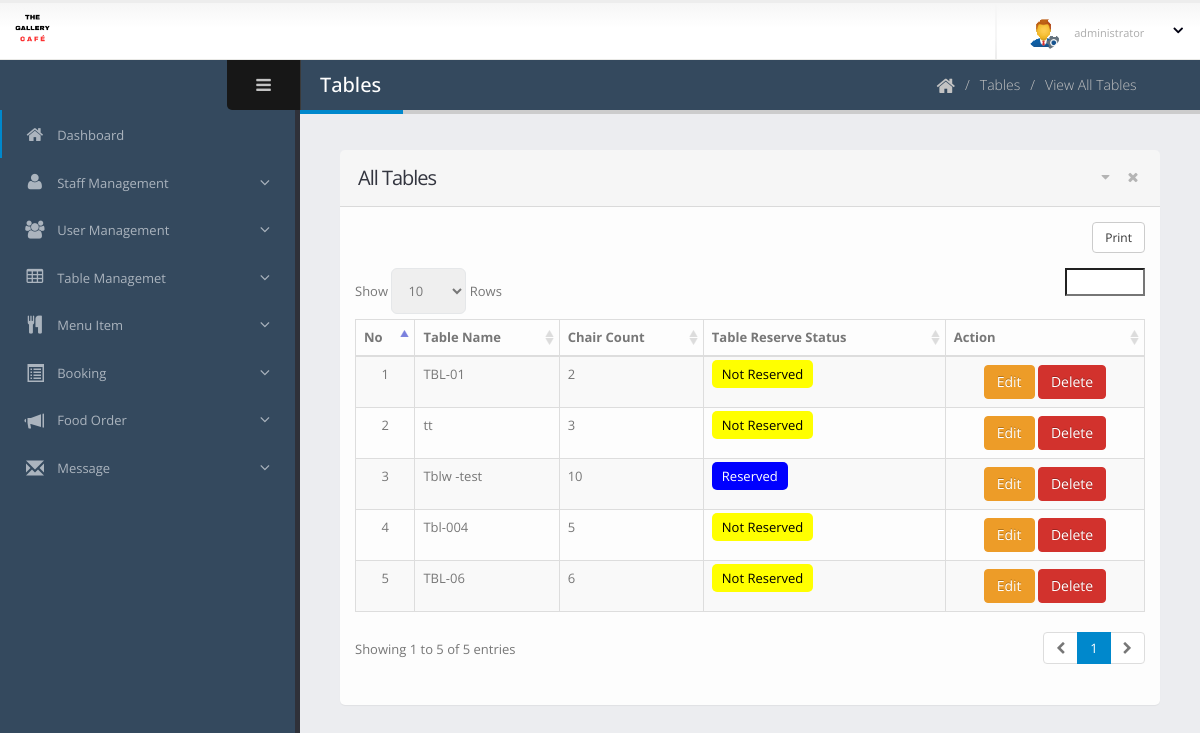
/dashboard/table-list.php (signed in), run on the app's committed database.
### tables this page shows
CREATE TABLE `restaurant_tables` (
  `id` int(11) NOT NULL,
  `table_name` varchar(100) DEFAULT NULL,
  `chair_count` int(11) NOT NULL,
  `status` int(10) NOT NULL
);

### dashboard/table-list.php (the view, shortened to what this page needs)
<?php
include 'main/header.php';
?>
<body>
    <section class="body">
        <?php include 'main/top-bar.php'; ?>
        <div class="inner-wrapper">
            <?php include 'main/left-bar.php'; ?>
            <section role="main" class="content-body">
                <header class="page-header">
                    <h2>Tables</h2>
                    <div class="right-wrapper pull-right">
                        <ol class="breadcrumbs">
                            <li>
                                <a href="index.php">
                                    <i class="fa fa-home"></i>
                                </a>
                            </li>
                            <li><span>Tables</span></li>
                            <li><span>View All Tables</span></li>
                        </ol>
                        <a class="sidebar-right-toggle" data-open="sidebar-right"></a>
                    </div>
                </header>
                <section class="panel">
                    <header class="panel-heading">
                        <div class="panel-actions">
                            <a href="#" class="fa fa-caret-down"></a>
                            <a href="#" class="fa fa-times"></a>
                        </div>
                        <h2 class="panel-title">All Tables</h2>
                    </header>
                    <div class="panel-body">
                        <table class="table table-bordered table-striped mb-none" id="datatable-tabletools"
                            data-swf-path="assets/vendor/jquery-datatables/extras/TableTools/swf/copy_csv_xls_pdf.swf">
                            <thead>
                                <tr>
                                    <th>No</th>
                                    <th>Table Name</th>
                                    <th>Chair Count</th>
                                    <th>Table Reserve Status</th>
                                    <th class="hidden-phone">Action</th>
                                </tr>
                            </thead>
                            <tbody>
                                <?php
                                $count = 1;
                                $con = connect();
                                $sql = "SELECT * FROM `restaurant_tables`;";
                                $result = $con->query($sql);
                                foreach ($result as $r) {
                                    $statusColor = '';
                                    $statusText = '';
                                    if ($r['status'] == 0) {
                                        $statusColor = 'background-color: yellow; color: black;';
                                        $statusText = 'Not Reserved';
                                    } elseif ($r['status'] == 1) {
                                        $statusColor = 'background-color: blue; color: white;';
                                        $statusText = 'Reserved';
                                    }
                                    ?>
                                    <tr class="gradeX">
                                        <td class="center hidden-phone"><?php echo $count; ?></td>
                                        <td><?php echo htmlspecialchars($r['table_name']); ?></td>
                                        <td><?php echo htmlspecialchars($r['chair_count']); ?></td>
                                        <td>
                                            <span class="status-button"
                                                  style="<?php echo $statusColor; ?> padding: 5px 10px; border-radius: 5px;"
                                                  onclick="changeStatus(<?php echo $r['id']; ?>, <?php echo $r['status']; ?>)">
                                                <?php echo htmlspecialchars($statusText); ?>
                                            </span>
                                        </td>
                                        <td class="center hidden-phone">
                                            <a href="table-edit.php?table_id=<?php echo $r['id']; ?>" class="btn btn-warning">Edit</a>
                                            <a href="table-delete.php?table_id=<?php echo $r['id']; ?>" class="btn btn-danger" onclick="if (!Done()) return false;">Delete</a>
                                        </td>
                                    </tr>
                                    <?php $count++;
                                } ?>
                            </tbody>
                        </table>
                    </div>
                </section>
            </section>
        </div>
    </section>
</body>
</html>

### dashboard/assets/stylesheets/skins/default.css (style rules this page uses)
a, .btn-link { color: #0088cc; }
body .btn-warning { color: #ffffff; text-shadow: 0 -1px 0 rgba(0, 0, 0, 0.25); background-color: #ed9c28; border-color: #ed9c28; }
body .btn-danger { color: #ffffff; text-shadow: 0 -1px 0 rgba(0, 0, 0, 0.25); background-color: #d2322d; border-color: #d2322d; }
.page-header h2 { border-bottom-color: #0088cc; }

### data on the page
restaurant_tables: table_name "TBL-01", chair_count "2", status "Not Reserved"
restaurant_tables: table_name "tt", chair_count "3", status "Not Reserved"
restaurant_tables: table_name "Tblw -test", chair_count "10", status "Reserved"
restaurant_tables: table_name "Tbl-004", chair_count "5", status "Not Reserved"
restaurant_tables: table_name "TBL-06", chair_count "6", status "Not Reserved"
